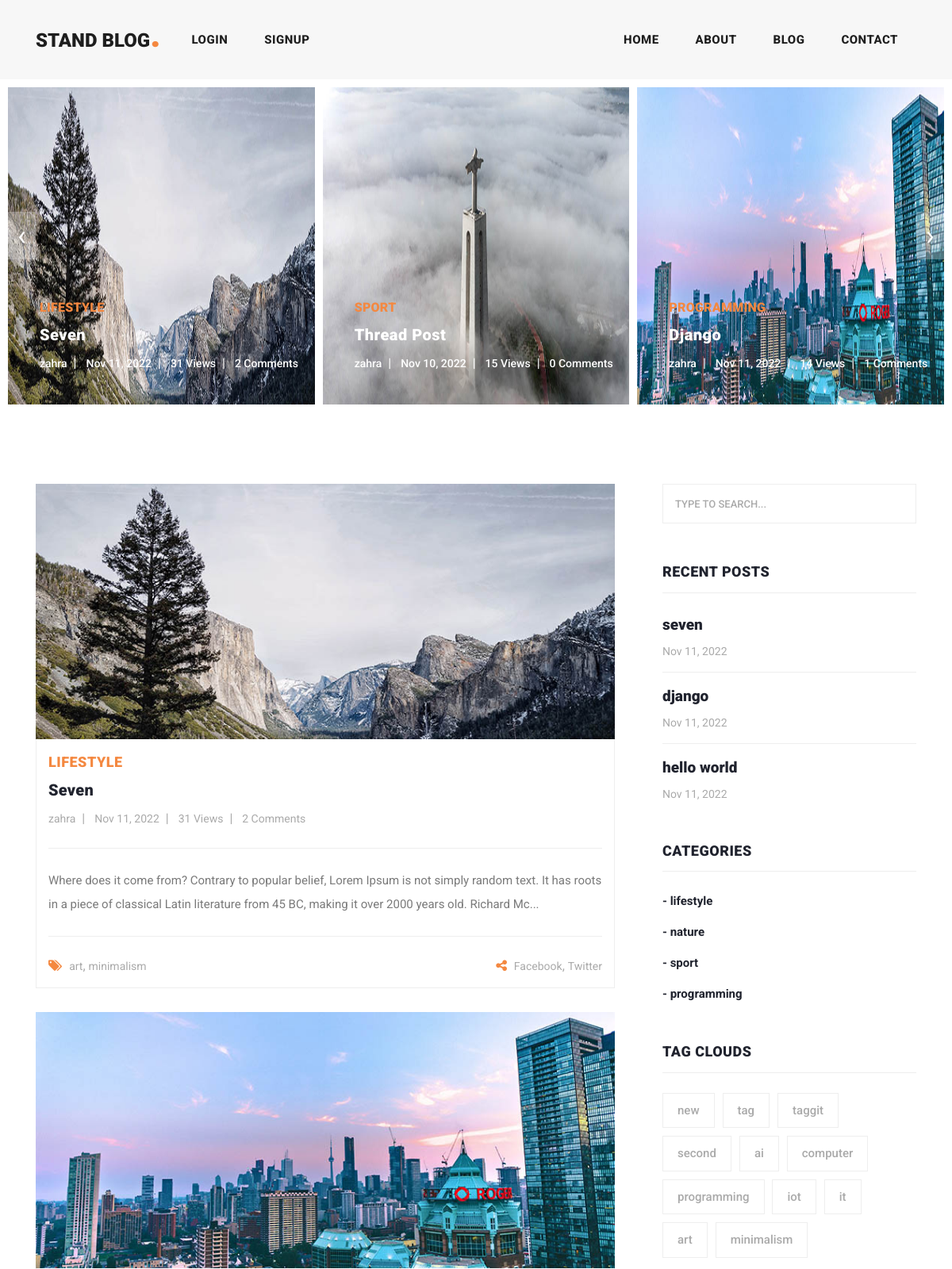
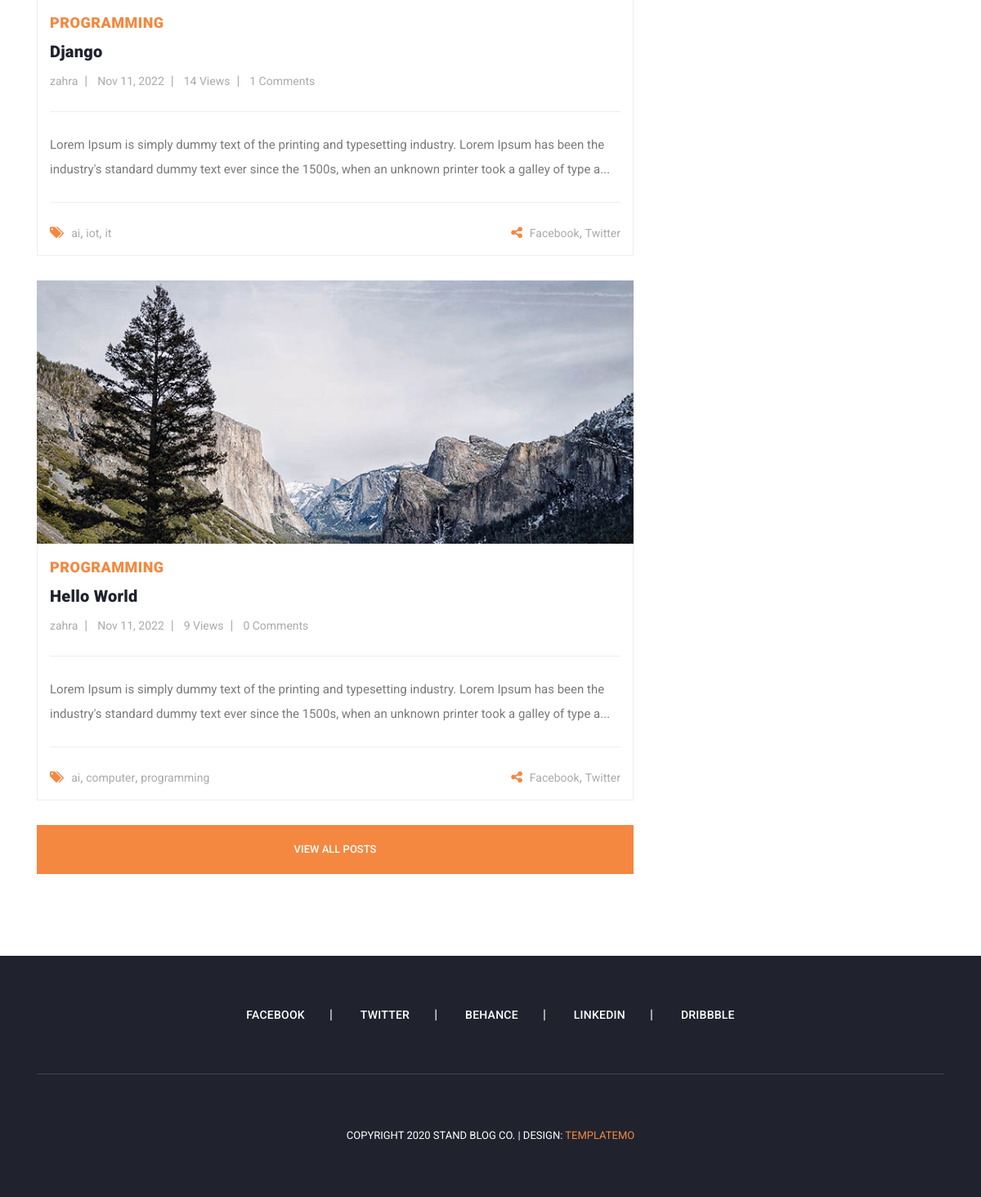
The page / on the database its author committed (2 pictures, top to bottom).
### blog/models.py (models this page shows, shortened)
class Post(models.Model):
    title=models.CharField(max_length=255)
    image=models.ImageField(upload_to='blog', default='default.jpg')
    content=models.TextField()
    creator=models.ForeignKey(User, on_delete=models.SET_NULL, null=True)
    created_date=models.DateTimeField(auto_now_add=True)
    published_date=models.DateTimeField(null=True)
    updated_date=models.DateTimeField(auto_now=True)
    status=models.BooleanField(default=False)
    counted_views=models.IntegerField(default=0)
    category=models.ForeignKey(Category, on_delete=models.SET_NULL, null=True, blank=True)
    tags=TaggableManager()
    class Meta:
        ordering=['-published_date']

class Category(models.Model):
    name=models.CharField(max_length=255)
    class Meta:
        verbose_name_plural='Categories'

### mysite/views.py (the view)
# urls.py: path('',blog_index,name='index'),
def index(request):
    posts=Post.objects.filter(published_date__lte=timezone.now())[:3]
    Post.objects.filter(published_date__lte=timezone.now(), status=0).update(status=1)
    context={'posts':posts}
    return render(request, 'index.html', context)

### blog/templatetags/blog_tags.py (called while the page is built)
@register.inclusion_tag('blog/blog-recent-posts.html')
def recent_posts(number=3):
    return {'posts':Post.objects.filter(status=1).order_by('-published_date')[:number]}

@register.inclusion_tag('blog/blog-categories.html')
def categories():
    categories=Category.objects.all()
    return {'categories':categories}

@register.inclusion_tag('blog/blog-tags.html')
def tags():
    return {'tags':Tag.objects.all()}

@register.inclusion_tag('blog/blog-post.html')
def blog_post(post, truncatechars=None):
    if truncatechars==None:
        return {'post':post, 'content':post.content}
    return {'post':post, 'content':post.content[:truncatechars]+'...'}

@register.simple_tag
def comments_number(id):
    return Comment.objects.filter(post__id=id, approved=1).count()

@register.simple_tag
def popular_posts():
    return Post.objects.filter(status=1).order_by('-counted_views')[:6]

### templates/index.html
{% extends 'base.html' %}
{% load static %}
{% load blog_tags %}
{% block content %}
    <div class="main-banner header-text" >
      <div class="container-fluid" >
        {% popular_posts as popularposts %}
        <div class="owl-banner owl-carousel">
          {% for post in popularposts %}
          <div class="item">
            <img src="{{ post.image.url }}" alt="">
            <div class="item-content">
              <div class="main-content">
                <div class="meta-category">
                  <a href="{% url 'blog:category' post.category.name %}"><span>{{post.category.name}}</span></a>
                </div>
                <a href="{% url 'blog:single' post.id %}"><h4>{{post.title}}</h4></a>
                <ul class="post-info">
                  <li><a href="#">{{post.creator}}</a></li>
                  <li><a href="#">{{post.created_date|date:'M d, Y'}}</a></li>
                  <li><a href="#">{{post.counted_views}} Views</a></li>
                  <li><a href="#">{% comments_number post.id %} Comments</a></li>
                </ul>
              </div>
            </div>
          </div>
          {% endfor %}
        </div>
      </div>
    </div>
    <section class="blog-posts">
      <div class="container">
        <div class="row">
          <div class="col-lg-8">
            <div class="all-blog-posts">
              <div class="row">
                <div class="col-lg-12">
                  {% for post in posts %}
                    {% blog_post post truncatechars=200 %}
                  {% endfor %}
                </div>
                <div class="col-lg-12">
                  <div class="main-button">
                    <a href="{% url 'blog:index' %}">View All Posts</a>
                  </div>
                </div>
              </div>
            </div>
          </div>
          <div class="col-lg-4">
            <div class="sidebar">
              <div class="row">
                {% include 'blog/blog-search.html' %}
                {% recent_posts %}
                {% categories %}
                {% tags %}
              </div>
            </div>
          </div>
        </div>
      </div>
    </section>
 {% endblock %}

### templates/base.html (shortened to what this page needs)
{% load static %}
{% load compress %}
<!DOCTYPE html>
<html lang="en">
  <head>
    {% compress css %}
    <link href="{% static 'vendor/bootstrap/css/bootstrap.min.css' %}" rel="stylesheet">
    <link rel="stylesheet" href="{% static 'assets/css/fontawesome.css' %}">
    <link rel="stylesheet" href="{% static 'assets/css/templatemo-stand-blog.css' %}">
    <link rel="stylesheet" href="{% static 'assets/css/owl.css' %}">
    {% endcompress %}
  </head>
  <body>
    <header class="">
      <nav class="navbar navbar-expand-lg">
        <div class="container">
          <a class="navbar-brand" href="index.html"><h2>Stand Blog<em>.</em></h2></a>
          <ul class="navbar-nav ml-auto">
            {% if not request.user.is_authenticated %}
            <li class="nav-item">
              <a class="nav-link" href="{% url 'accounts:login' %}">login
              </a>
            </li>
            <li class="nav-item">
              <a class="nav-link" href="{% url 'accounts:signup' %}">signup
              </a>
            </li>
            {% endif %}
          </ul>
          <div class="collapse navbar-collapse" id="navbarResponsive">
            <ul class="navbar-nav ml-auto">
              <li class="nav-item">
                <a class="nav-link" href="{% url 'mysite:index' %}">Home
                </a>
              </li>
              <li class="nav-item">
                <a class="nav-link" href="{% url 'mysite:about' %}">About</a>
              </li>
              <li class="nav-item">
                <a class="nav-link" href="{% url 'blog:index' %}">Blog</a>
              </li>
              <li class="nav-item">
                <a class="nav-link" href="{% url 'mysite:contact' %}">Contact</a>
              </li>
            </ul>
          </div>
        </div>
      </nav>
    </header>
    {% block content %}
    {% endblock %}
    <footer>
        <div class="container">
          <div class="row">
            <div class="col-lg-12">
              <ul class="social-icons">
                <li><a href="#">Facebook</a></li>
                <li><a href="#">Twitter</a></li>
                <li><a href="#">Behance</a></li>
                <li><a href="#">Linkedin</a></li>
                <li><a href="#">Dribbble</a></li>
              </ul>
            </div>
            <div class="col-lg-12">
              <div class="copyright-text">
                <p>Copyright 2020 Stand Blog Co.
                   | Design: <a rel="nofollow" href="https://templatemo.com" target="_parent">TemplateMo</a></p>
              </div>
            </div>
          </div>
        </div>
      </footer>
    </body>
  </html>

### templates/blog/blog-post.html
{% load blog_tags %}
    <div class="blog-post">
      <div class="blog-thumb">
        <img src="{{post.image.url}}" alt="">
      </div>
      <div class="down-content">
        <a href="{% url 'blog:category' post.category.name %}"><span>{{post.category.name}}</span></a>
        <a href="{% url 'blog:single' post.id %}"><h4>{{post.title}}</h4></a>
        <ul class="post-info">
          <li><a href="#">{{post.creator}}</a></li>
          <li><a href="#">{{post.published_date|date:'M d, Y'}}</a></li>
          <li><a href="#">{{post.counted_views}} Views</a></li>
          <li><a href="#">{% comments_number post.id %} Comments</a></li>
        </ul>
        <p>{{content}}</p>
        <div class="post-options">
          <div class="row">
            <div class="col-6">
              <ul class="post-tags">
                <li><i class="fa fa-tags"></i></li>
                {% for tag in post.tags.all %}
                <li><a href="{% url 'blog:tag' tag.name %}">{{tag.name}}</a>{% if not forloop.last %},{% endif %}</li>
                {% endfor %}
              </ul>
            </div>
            <div class="col-6">
              <ul class="post-share">
                <li><i class="fa fa-share-alt"></i></li>
                <li><a href="#">Facebook</a>,</li>
                <li><a href="#"> Twitter</a></li>
              </ul>
            </div>
          </div>
        </div>
      </div>
    </div>

### templates/blog/blog-search.html
<div class="col-lg-12">
    <div class="sidebar-item search">
      <form id="search_form" name="gs" method="GET" action="{% url 'blog:search' %}">
        <input type="text" name="q" class="searchText" placeholder="type to search..." autocomplete="on">
      </form>
    </div>
  </div>

### templates/blog/blog-recent-posts.html
<div class="col-lg-12">
    <div class="sidebar-item recent-posts">
      <div class="sidebar-heading">
        <h2>Recent Posts</h2>
      </div>
      <div class="content">
        <ul>
        {% for post in posts %}
          <li><a href="{% url 'blog:single' post.id %}">
            <h5>{{post.title}}</h5>
            <span>{{post.published_date|date:'M d, Y'}}</span>
          </a></li>
          {% endfor %}
        </ul>
      </div>
    </div>
  </div>

### templates/blog/blog-categories.html
<div class="col-lg-12">
    <div class="sidebar-item categories">
      <div class="sidebar-heading">
        <h2>Categories</h2>
      </div>
      <div class="content">
        <ul>
          {% for cat in categories %}
          <li><a href="{% url 'blog:category' cat.name %}">- {{cat.name}}</a></li>
          {% endfor %}
        </ul>
      </div>
    </div>
  </div>

### templates/blog/blog-tags.html
<div class="col-lg-12">
    <div class="sidebar-item tags">
      <div class="sidebar-heading">
        <h2>Tag Clouds</h2>
      </div>
      <div class="content">
        <ul>
          {% for tag in tags %}
          <li><a href="{% url 'blog:tag' tag.name %}">{{tag.name}}</a></li>
          {% endfor %}
        </ul>
      </div>
    </div>
  </div>

### rows shown on the page
Post: image (picture), category.name "LIFESTYLE", title "Seven", creator "zahra", created_date "Nov 11, 2022", counted_views "31", id "2", published_date "Nov 11, 2022", content "Where does it come from? Contrary to popular belief, Lorem Ipsum is not simply random text. It has roots in a piece of classical Latin literature from 45 BC, making it over 2000 years old. Richard Mc...", title "seven"
Post: image (picture), category.name "SPORT", title "Thread Post", creator "zahra", created_date "Nov 10, 2022", counted_views "15", id "0"
Post: image (picture), category.name "PROGRAMMING", title "Django", creator "zahra", created_date "Nov 11, 2022", counted_views "14", id "1", published_date "Nov 11, 2022", content "Lorem Ipsum is simply dummy text of the printing and typesetting industry. Lorem Ipsum has been the industry's standard dummy text ever since the 1500s, when an unknown printer took a galley of type a...", title "django"
Tag: name "art"
Tag: name "minimalism"
Tag: name "ai"
Tag: name "iot"
Tag: name "it"
Post: image (picture), category.name "PROGRAMMING", title "Hello World", creator "zahra", published_date "Nov 11, 2022", counted_views "9", id "0", content "Lorem Ipsum is simply dummy text of the printing and typesetting industry. Lorem Ipsum has been the industry's standard dummy text ever since the 1500s, when an unknown printer took a galley of type a...", title "hello world"
Tag: name "computer"
Tag: name "programming"
Category: name "lifestyle"
Category: name "nature"
Category: name "sport"
Category: name "programming"
Tag: name "new"
Tag: name "tag"
Tag: name "taggit"
Tag: name "second"
